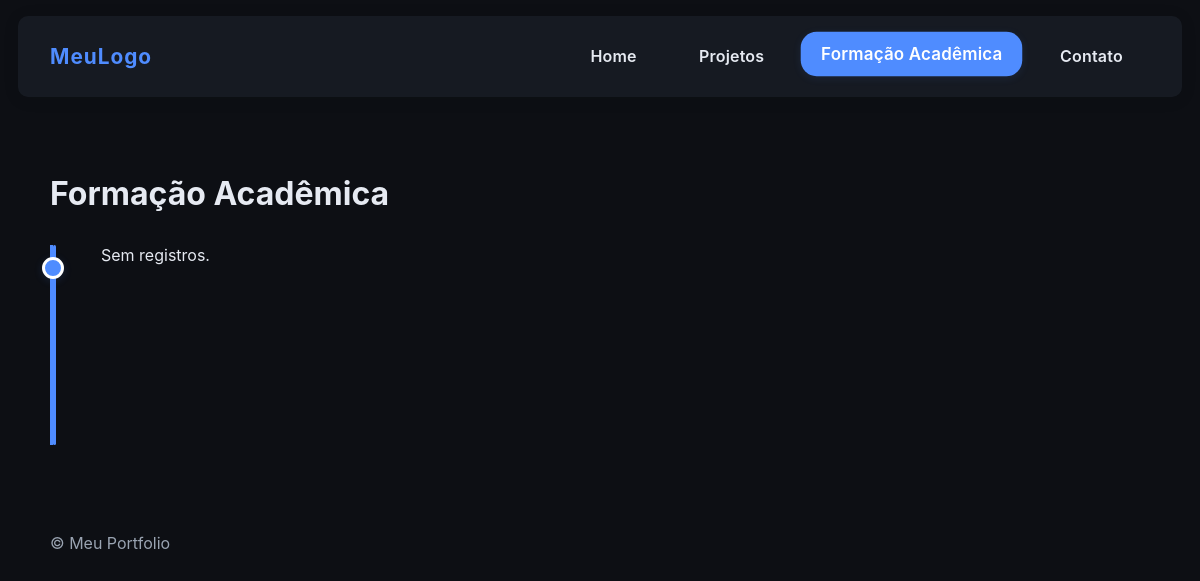
The page /formacao/ on the database as committed earlier.
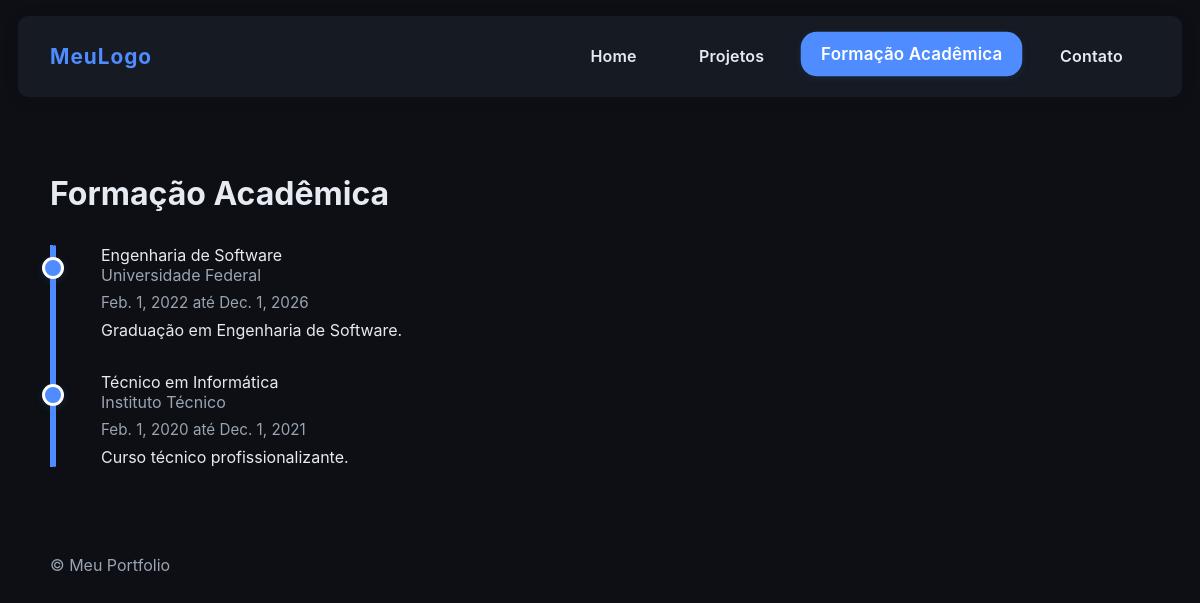
The same page on the database as committed later.
### apps/academic/models.py (models this page shows, shortened)
class AcademicBackground(models.Model):
    profile = models.ForeignKey(
        Profile,
        on_delete=models.CASCADE,
        related_name='academic_background'
    )
    course = models.CharField(max_length=50, help_text="e.g., Bachelor's in Computer Science")
    institution = models.CharField(max_length=80)
    start_date = models.DateField()
    end_date = models.DateField(null=True, blank=True, help_text="Leave blank if currently enrolled")
    description = models.TextField(blank=True, help_text="GPA, achievements, relevant coursework, etc.")
    created_at = models.DateTimeField(auto_now_add=True)
    class Meta:
        ordering = ['-end_date', '-start_date']
        verbose_name = 'Academic Background'
        verbose_name_plural = 'Academic Backgrounds'

### apps/profile/views.py (the view)
# urls.py: path('formacao/', profile_views.AcademicListView.as_view(), name='academic'),
class AcademicListView(ListView):
    model = AcademicBackground
    template_name = 'academic.html'
    context_object_name = 'formations'
    queryset = AcademicBackground.objects.select_related('profile').order_by('-start_date')

### templates/academic.html
{% extends 'base.html' %}
{% block content %}
<h1>Formação Acadêmica</h1>
<div class="timeline">
    {% for f in formations %}
        <div class="timeline-item">
            <div class="timeline-title">{{ f.course }}</div>
            <div class="timeline-inst">{{ f.institution }}</div>
            <div class="timeline-dates">{{ f.start_date }} até {{ f.end_date|default:'presente' }}</div>
            {% if f.description %}
                <div class="timeline-desc">{{ f.description }}</div>
            {% endif %}
        </div>
    {% empty %}
        <div class="timeline-item">Sem registros.</div>
    {% endfor %}
</div>
{% endblock %}

Rows that differ between the two databases and show on the page:
added AcademicBackground: course "Engenharia de Software", institution "Universidade Federal", start_date "Feb. 1, 2022", end_date "Dec. 1, 2026", description "Graduação em Engenharia de Software."
added AcademicBackground: course "Técnico em Informática", institution "Instituto Técnico", start_date "Feb. 1, 2020", end_date "Dec. 1, 2021", description "Curso técnico profissionalizante."
Other text that changed with them:
text no longer shown: "Sem registros."
